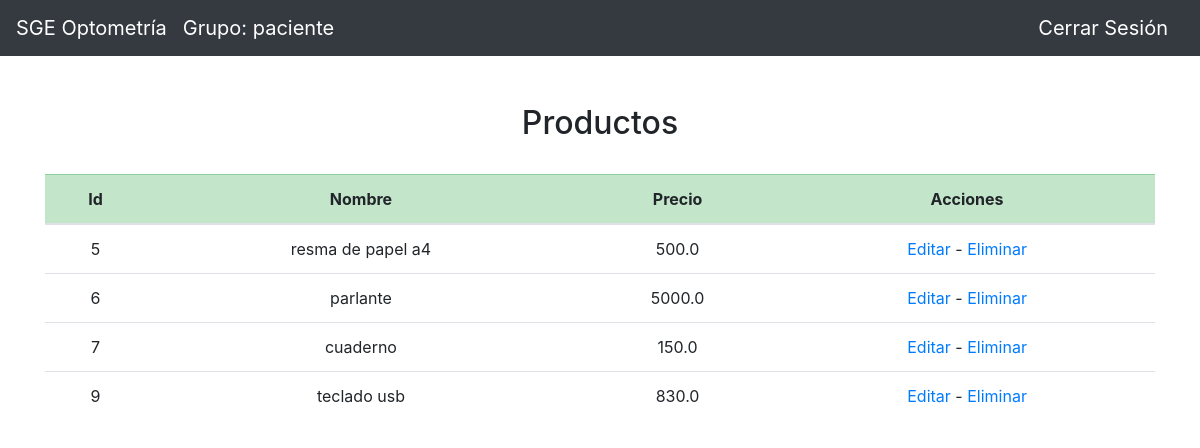
The page /optometria/producto/ (signed in) on the database as committed earlier.
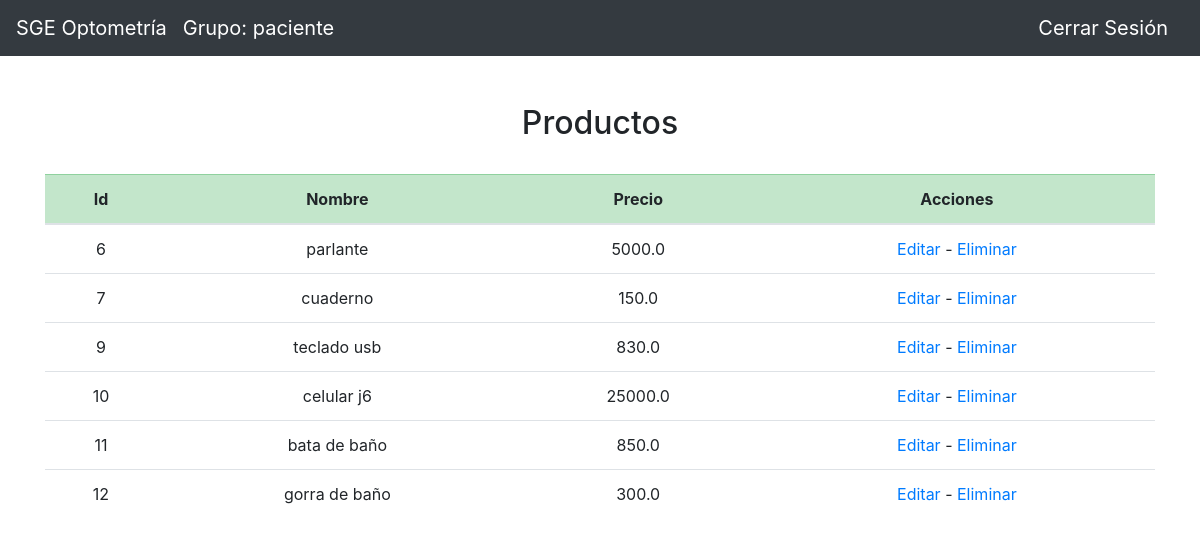
The same page on the database as committed later.
### user/models.py (models this page shows)
class User(AbstractUser):
    roles = [
        ('secretario','Secretario'),
        ('medicos','Medico'),
        ('venta','Ventas'),
        ('taller','Taller'),
        ('gerencia','Gerente'),
        ('paciente','Paciente')]
    rol = models.CharField(max_length=16, choices=roles, default='paciente')

### optometria/models.py (models this page shows, shortened)
class Producto(models.Model):
    nombre = models.CharField(max_length=32)
    precio = models.FloatField()

### optometria/views.py (the view)
# urls.py: path('producto/', views.ver_producto, name='ver_producto'),
def ver_producto(request):
    if len(Producto.objects.all()) > 0:
        data = Producto.objects.all()
    else:
        data = None
    return render(request, 'optometria/ver_producto.html',{
        'grupo': request.user.rol,
        'data': data,
        })

### optometria/templates/optometria/ver_producto.html (shortened to what this page needs)
{% extends "optometria/new_layout.html" %}
{% block body %}
<br>
{% if data %}
    <h2><center>Productos</center></h2>
    <br>
    <div class="table-responsive">
        <table class="table table-hover">
            <thead>
                <tr class="table-success">
                    <th scope="col"><center>Id</center></th>
                    <th scope="col"><center>Nombre</center></th>
                    <th scope="col"><center>Precio</center></th>
                    <th scope="col"><center>Acciones</center></th>
                </tr>
            </thead>
            <tbody>
            {% for producto in data %}
                <tr>
                    <td><center>{{producto.id}}</center></td>
                    <td><center>{{producto.nombre}}</center></td>
                    <td><center>{{producto.precio}}</center></td>
                    <td><center><a href="{% url 'optometria:editar_producto' producto.id%}">Editar</a>
                    <a> - </a>
                    <a href="{% url 'optometria:eliminar_producto' producto.id%}">Eliminar</a>
                    </center></td>
                    </tr>
            {% endfor %}
            </tbody>
        </table>
    </div>
{% else %}
    <h2><center>No hay productos registrados.</center></h2>
    <br>
{% endif %}
{% endblock %}

### optometria/templates/optometria/new_layout.html (shortened to what this page needs)
{% load static %}
<!doctype html>
<html lang="en">
  <head>
    <link rel="stylesheet" href="https://cdn.jsdelivr.net/npm/bootstrap@4.5.3/dist/css/bootstrap.min.css">
  </head>
  <body>
  <nav class="navbar navbar-expand-lg navbar-dark bg-dark">
  <a class="navbar-brand" href="{% url 'optometria:index' %}">SGE Optometría</a>
  <a class="navbar-brand">Grupo: {{grupo}}</a>
  <div class="collapse navbar-collapse" id="navbarSupportedContent">
    <ul class="nav navbar-nav navbar-right">
      <li><a class="navbar-brand" href="{% url 'usuarios:logout' %}">Cerrar Sesión</a></li>
    </ul>
  </div>
</nav>
<div class='container'>
<br>
    {% block body %}
    {% endblock %}
</div>
  </body>
</html>

Rows that differ between the two databases and show on the page:
removed Producto: id "5", nombre "resma de papel a4", precio "500.0"
added Producto: id "10", nombre "celular j6", precio "25000.0"
added Producto: id "11", nombre "bata de baño", precio "850.0"
added Producto: id "12", nombre "gorra de baño", precio "300.0"
